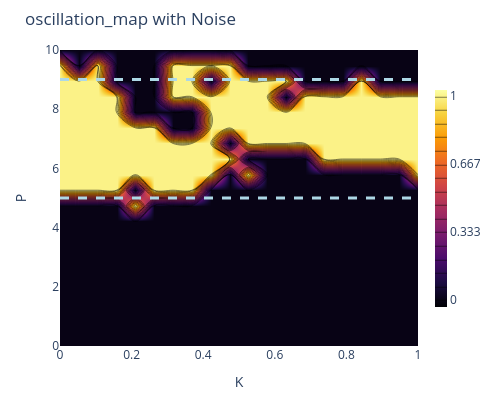
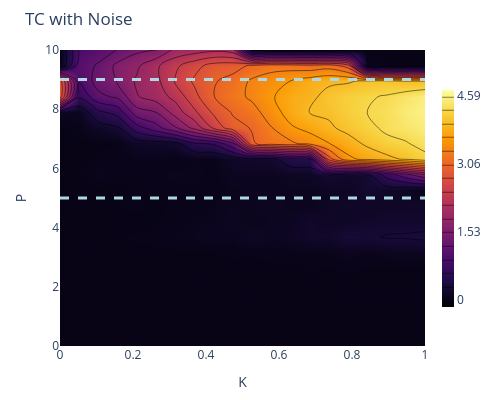
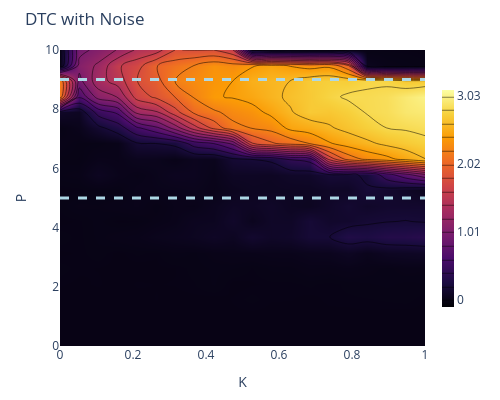
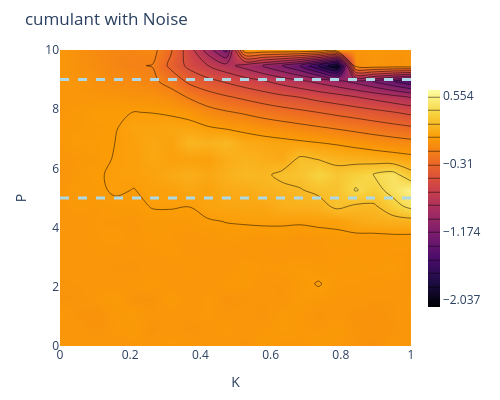

Notebook code cell kept with these figures, in order:
### Code cell
import plotly.graph_objects as go
import numpy as np

def plot_metrics_contour(matrix, P_values, K_values, title="Metric Map",
                         colorscale="Inferno", n_contours=15, horizontal_lines=False,P1=0,P2=0):

    z_min = np.nanmin(matrix)
    z_max = np.nanmax(matrix)

    fig = go.Figure(data=go.Contour(
        z=matrix,
        x=K_values,
        y=P_values,
        colorscale=colorscale,
        contours=dict(
            start=z_min,
            end=z_max,
            size=(z_max - z_min) / n_contours,
            coloring='heatmap',
            showlines=True
        ),
        colorbar=dict(
            thickness=12,
            len=0.8
        )
    ))

    if horizontal_lines:
        # líneas horizontales
        fig.add_hline(y=P1, line=dict(color="lightblue", width=3), line_dash="dash")
        fig.add_hline(y=P2, line=dict(color="lightblue", width=3), line_dash="dash")
    
    fig.update_layout(
        title=title,
        xaxis_title='K',
        yaxis_title='P',
        width=500,
        height=400,
        margin=dict(l=60, r=40, t=50, b=50)
    )

    fig.show()

metrics = ["oscillation_map","TC","DTC","cumulant","powercorr","skew","kurt"]
pairwise = np.load("../results/metrics_Coupling_noise.npz")
for m in metrics:
    plot_metrics_contour(pairwise[m], pairwise["P"], pairwise["K3"], title=f"{m} with Noise",horizontal_lines=True,P1=5,P2=9)

### Figure 1 — Plotly figure (JSON) as saved in the notebook; plotly's stock layout.template omitted (floating-point values rounded to 4 significant figures; data arrays with more than 128 entries replaced by an {"elided": "..."} marker saying what was removed)
{"data": [{"colorbar": {"len": 0.8, "thickness": 12}, "colorscale": [[0, "#000004"], [0.1111, "#1b0c41"], [0.2222, "#4a0c6b"], [0.3333, "#781c6d"], [0.4444, "#a52c60"], [0.5556, "#cf4446"], [0.6667, "#ed6925"], [0.7778, "#fb9b06"], [0.8889, "#f7d13d"], [1, "#fcffa4"]], "contours": {"coloring": "heatmap", "end": 1, "showlines": true, "size": 0.06667, "start": 0}, "type": "contour", "x": [0.0, 0.05263, 0.1053, 0.1579, 0.2105, 0.2632, 0.3158, 0.3684, 0.4211, 0.4737, 0.5263, 0.5789, 0.6316, 0.6842, 0.7368, 0.7895, 0.8421, 0.8947, 0.9474, 1.0], "y": [0.0, 0.5263, 1.053, 1.579, 2.105, 2.632, 3.158, 3.684, 4.211, 4.737, 5.263, 5.789, 6.316, 6.842, 7.368, 7.895, 8.421, 8.947, 9.474, 10.0], "z": {"elided": "20x20 int values"}}], "layout": {"height": 400, "margin": {"b": 50, "l": 60, "r": 40, "t": 50}, "shapes": [{"line": {"color": "lightblue", "dash": "dash", "width": 3}, "type": "line", "x0": 0, "x1": 1, "xref": "x domain", "y0": 5, "y1": 5, "yref": "y"}, {"line": {"color": "lightblue", "dash": "dash", "width": 3}, "type": "line", "x0": 0, "x1": 1, "xref": "x domain", "y0": 9, "y1": 9, "yref": "y"}], "title": {"text": "oscillation_map with Noise"}, "width": 500, "xaxis": {"title": {"text": "K"}}, "yaxis": {"title": {"text": "P"}}}}

### Figure 2 — Plotly figure (JSON) as saved in the notebook; plotly's stock layout.template omitted (floating-point values rounded to 4 significant figures; data arrays with more than 128 entries replaced by an {"elided": "..."} marker saying what was removed)
{"data": [{"colorbar": {"len": 0.8, "thickness": 12}, "colorscale": [[0, "#000004"], [0.1111, "#1b0c41"], [0.2222, "#4a0c6b"], [0.3333, "#781c6d"], [0.4444, "#a52c60"], [0.5556, "#cf4446"], [0.6667, "#ed6925"], [0.7778, "#fb9b06"], [0.8889, "#f7d13d"], [1, "#fcffa4"]], "contours": {"coloring": "heatmap", "end": 4.593, "showlines": true, "size": 0.3062, "start": 3.259e-05}, "type": "contour", "x": [0.0, 0.05263, 0.1053, 0.1579, 0.2105, 0.2632, 0.3158, 0.3684, 0.4211, 0.4737, 0.5263, 0.5789, 0.6316, 0.6842, 0.7368, 0.7895, 0.8421, 0.8947, 0.9474, 1.0], "y": [0.0, 0.5263, 1.053, 1.579, 2.105, 2.632, 3.158, 3.684, 4.211, 4.737, 5.263, 5.789, 6.316, 6.842, 7.368, 7.895, 8.421, 8.947, 9.474, 10.0], "z": {"elided": "20x20 float values"}}], "layout": {"height": 400, "margin": {"b": 50, "l": 60, "r": 40, "t": 50}, "shapes": [{"line": {"color": "lightblue", "dash": "dash", "width": 3}, "type": "line", "x0": 0, "x1": 1, "xref": "x domain", "y0": 5, "y1": 5, "yref": "y"}, {"line": {"color": "lightblue", "dash": "dash", "width": 3}, "type": "line", "x0": 0, "x1": 1, "xref": "x domain", "y0": 9, "y1": 9, "yref": "y"}], "title": {"text": "TC with Noise"}, "width": 500, "xaxis": {"title": {"text": "K"}}, "yaxis": {"title": {"text": "P"}}}}

### Figure 3 — Plotly figure (JSON) as saved in the notebook; plotly's stock layout.template omitted (floating-point values rounded to 4 significant figures; data arrays with more than 128 entries replaced by an {"elided": "..."} marker saying what was removed)
{"data": [{"colorbar": {"len": 0.8, "thickness": 12}, "colorscale": [[0, "#000004"], [0.1111, "#1b0c41"], [0.2222, "#4a0c6b"], [0.3333, "#781c6d"], [0.4444, "#a52c60"], [0.5556, "#cf4446"], [0.6667, "#ed6925"], [0.7778, "#fb9b06"], [0.8889, "#f7d13d"], [1, "#fcffa4"]], "contours": {"coloring": "heatmap", "end": 3.026, "showlines": true, "size": 0.2017, "start": 3.262e-05}, "type": "contour", "x": [0.0, 0.05263, 0.1053, 0.1579, 0.2105, 0.2632, 0.3158, 0.3684, 0.4211, 0.4737, 0.5263, 0.5789, 0.6316, 0.6842, 0.7368, 0.7895, 0.8421, 0.8947, 0.9474, 1.0], "y": [0.0, 0.5263, 1.053, 1.579, 2.105, 2.632, 3.158, 3.684, 4.211, 4.737, 5.263, 5.789, 6.316, 6.842, 7.368, 7.895, 8.421, 8.947, 9.474, 10.0], "z": {"elided": "20x20 float values"}}], "layout": {"height": 400, "margin": {"b": 50, "l": 60, "r": 40, "t": 50}, "shapes": [{"line": {"color": "lightblue", "dash": "dash", "width": 3}, "type": "line", "x0": 0, "x1": 1, "xref": "x domain", "y0": 5, "y1": 5, "yref": "y"}, {"line": {"color": "lightblue", "dash": "dash", "width": 3}, "type": "line", "x0": 0, "x1": 1, "xref": "x domain", "y0": 9, "y1": 9, "yref": "y"}], "title": {"text": "DTC with Noise"}, "width": 500, "xaxis": {"title": {"text": "K"}}, "yaxis": {"title": {"text": "P"}}}}

### Figure 4 — Plotly figure (JSON) as saved in the notebook; plotly's stock layout.template omitted (floating-point values rounded to 4 significant figures; data arrays with more than 128 entries replaced by an {"elided": "..."} marker saying what was removed)
{"data": [{"colorbar": {"len": 0.8, "thickness": 12}, "colorscale": [[0, "#000004"], [0.1111, "#1b0c41"], [0.2222, "#4a0c6b"], [0.3333, "#781c6d"], [0.4444, "#a52c60"], [0.5556, "#cf4446"], [0.6667, "#ed6925"], [0.7778, "#fb9b06"], [0.8889, "#f7d13d"], [1, "#fcffa4"]], "contours": {"coloring": "heatmap", "end": 0.554, "showlines": true, "size": 0.1728, "start": -2.037}, "type": "contour", "x": [0.0, 0.05263, 0.1053, 0.1579, 0.2105, 0.2632, 0.3158, 0.3684, 0.4211, 0.4737, 0.5263, 0.5789, 0.6316, 0.6842, 0.7368, 0.7895, 0.8421, 0.8947, 0.9474, 1.0], "y": [0.0, 0.5263, 1.053, 1.579, 2.105, 2.632, 3.158, 3.684, 4.211, 4.737, 5.263, 5.789, 6.316, 6.842, 7.368, 7.895, 8.421, 8.947, 9.474, 10.0], "z": {"elided": "20x20 float values"}}], "layout": {"height": 400, "margin": {"b": 50, "l": 60, "r": 40, "t": 50}, "shapes": [{"line": {"color": "lightblue", "dash": "dash", "width": 3}, "type": "line", "x0": 0, "x1": 1, "xref": "x domain", "y0": 5, "y1": 5, "yref": "y"}, {"line": {"color": "lightblue", "dash": "dash", "width": 3}, "type": "line", "x0": 0, "x1": 1, "xref": "x domain", "y0": 9, "y1": 9, "yref": "y"}], "title": {"text": "cumulant with Noise"}, "width": 500, "xaxis": {"title": {"text": "K"}}, "yaxis": {"title": {"text": "P"}}}}
